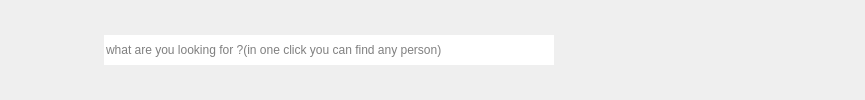
       <widget class="QWidget" name="widget_4" native="true">
        <property name="styleSheet">
         <string notr="true">background-color:&quot;#F5F5F5&quot;;

QPushButton {
    color: black;
    height: 35px;
    border: none;
 
}


</string>
        </property>
        <layout class="QHBoxLayout" name="horizontalLayout_6">
         <item>
          <widget class="QPushButton" name="pushButton_10">
           <property name="font">
            <font>
             <family>Myanmar Khyay</family>
             <kerning>true</kerning>
            </font>
           </property>
           <property name="styleSheet">
            <string notr="true">border-top-left-radius: 2px;          
border-bottom-left-radius: 2px;       
border-top-right-radius: 2px;         
border-bottom-right-radius: 2px;      </string>
           </property>
           <property name="text">
            <string/>
           </property>
           <property name="icon">
            <iconset>
             <normaloff>Images/menu.png</normaloff>Images/menu.png</iconset>
           </property>
           <property name="checkable">
            <bool>true</bool>
           </property>
           <property name="autoDefault">
            <bool>true</bool>
           </property>
          </widget>
         </item>
         <item>
          <spacer name="horizontalSpacer_9">
           <property name="orientation">
            <enum>Qt::Orientation::Horizontal</enum>
           </property>
           <property name="sizeHint" stdset="0">
            <size>
             <width>20</width>
             <height>20</height>
            </size>
           </property>
          </spacer>
         </item>
         <item>
          <widget class="QPushButton" name="pushButton_11">
           <property name="styleSheet">
            <string notr="true">QPushButton {
    color: black;
    height: 35px;
    border: none;
 
}


QPushButton:checked{
background-color:&quot;#F5FAFE&quot;;
color:&quot;#1F95EF&quot;;
font-weight:bold;

}
</string>
           </property>
           <property name="text">
            <string/>
           </property>
           <property name="icon">
            <iconset>
             <normaloff>Images/search-interface-symbol.png</normaloff>Images/search-interface-symbol.png</iconset>
           </property>
          </widget>
         </item>
         <item>
          <layout class="QHBoxLayout" name="horizontalLayout_5">
           <property name="spacing">
            <number>0</number>
           </property>
           <item>
            <widget class="QLineEdit" name="lineEdit">
             <property name="enabled">
              <bool>true</bool>
             </property>
             <property name="minimumSize">
              <size>
               <width>450</width>
               <height>0</height>
              </size>
             </property>
             <property name="maximumSize">
              <size>
               <width>500</width>
               <height>30</height>
              </size>
             </property>
             <property name="mouseTracking">
              <bool>true</bool>
             </property>
             <property name="acceptDrops">
              <bool>true</bool>
             </property>
             <property name="styleSheet">
              <string notr="true">lineEdit-&gt;setStyleSheet(
    &quot;QLineEdit {&quot;
    &quot;    background-color: #D9D9D9;&quot;       // Background color (white in this case)
    &quot;    border: 2px solid #935152;&quot;       // Border color
    &quot;    border-top-left-radius: 20px;&quot;    // Top-left corner radius
    &quot;    border-top-right-radius: 20px;&quot;   // Top-right corner radius
    &quot;    border-bottom-left-radius: 20px;&quot; // Bottom-left corner radius
    &quot;    border-bottom-right-radius: 20px;&quot;// Bottom-right corner radius
    &quot;    padding: 5px;&quot;                    // Padding for inner text alignment
    &quot;}&quot;
);
</string>
             </property>
             <property name="frame">
              <bool>false</bool>
             </property>
             <property name="placeholderText">
              <string>what are you looking for ?(in one click you can find any person)</string>
             </property>
            </widget>
           </item>
          </layout>
         </item>
         <item>
          <spacer name="horizontalSpacer_10">
           <property name="orientation">
            <enum>Qt::Orientation::Horizontal</enum>
           </property>
           <property name="sizeHint" stdset="0">
            <size>
             <width>300</width>
             <height>20</height>
            </size>
           </property>
          </spacer>
         </item>
        </layout>
       </widget>
